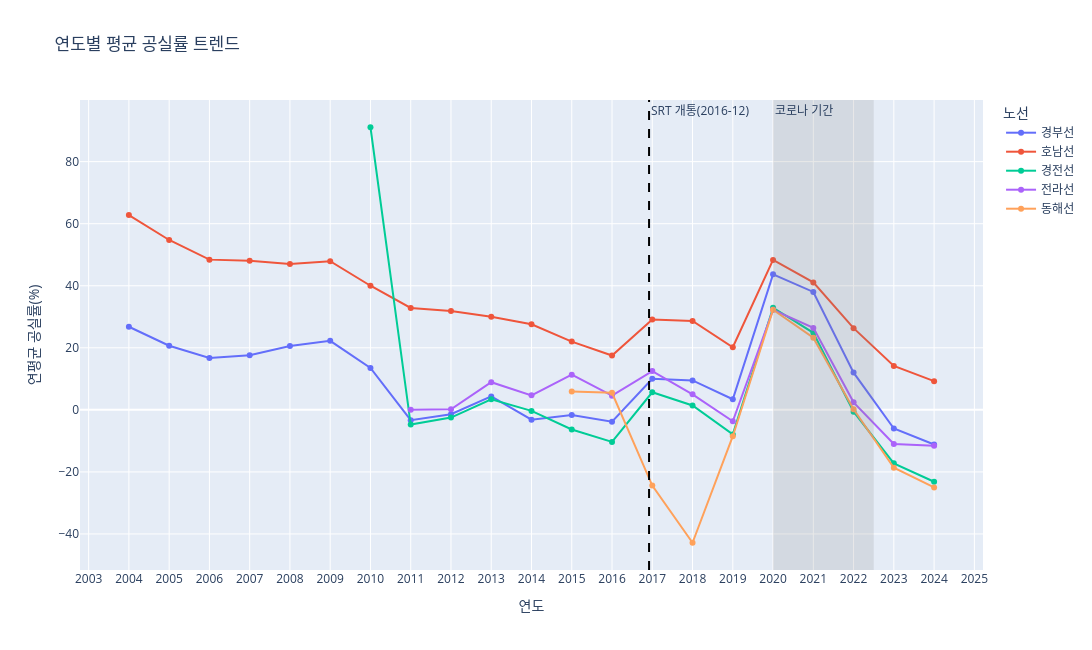

Source (notebook cell):
### Markdown cell above
## 6. 연도별 트렌드 Line Chart

### Code cell
yearly_avg = (
    df.groupby(["연도", "노선"], observed=True)["공실률"]
    .mean()
    .reset_index()
)
fig_yearly = px.line(
    yearly_avg,
    x="연도",
    y="공실률",
    color="노선",
    markers=True,
    category_orders={"노선": ROUTE_ORDER},
    title="연도별 평균 공실률 트렌드",
)
fig_yearly.add_vrect(
    x0=2020,
    x1=2022.5,
    fillcolor="gray",
    opacity=0.18,
    line_width=0,
    annotation_text="코로나 기간",
    annotation_position="top left",
)
fig_yearly.add_vline(
    x=2016.92,
    line_dash="dash",
    line_color="black",
    annotation_text="SRT 개통(2016-12)",
    annotation_position="top right",
)
fig_yearly.update_layout(
    width=1200,
    height=650,
    xaxis=dict(dtick=1),
    legend_title_text="노선",
)
fig_yearly.update_yaxes(title_text="연평균 공실률(%)")
fig_yearly.write_image(OUTPUT_DIR / "trend_yearly.png", scale=2)
print(OUTPUT_DIR / "trend_yearly.png")
fig_yearly.show()

### Figure 1 — Plotly figure (JSON) as saved in the notebook; plotly's stock layout.template omitted (floating-point values rounded to 4 significant figures)
{"data": [{"hovertemplate": "노선=경부선<br>연도=%{x}<br>공실률=%{y}<extra></extra>", "legendgroup": "경부선", "line": {"color": "#636efa", "dash": "solid"}, "marker": {"symbol": "circle"}, "mode": "lines+markers", "name": "경부선", "orientation": "v", "showlegend": true, "type": "scatter", "x": [2004, 2005, 2006, 2007, 2008, 2009, 2010, 2011, 2012, 2013, 2014, 2015, 2016, 2017, 2018, 2019, 2020, 2021, 2022, 2023, 2024], "xaxis": "x", "y": [26.78, 20.67, 16.75, 17.58, 20.58, 22.25, 13.5, -3.333, -1.417, 4.333, -3.167, -1.667, -3.833, 10.0, 9.5, 3.417, 43.67, 38.0, 12.0, -6.0, -11.17], "yaxis": "y"}, {"hovertemplate": "노선=호남선<br>연도=%{x}<br>공실률=%{y}<extra></extra>", "legendgroup": "호남선", "line": {"color": "#EF553B", "dash": "solid"}, "marker": {"symbol": "circle"}, "mode": "lines+markers", "name": "호남선", "orientation": "v", "showlegend": true, "type": "scatter", "x": [2004, 2005, 2006, 2007, 2008, 2009, 2010, 2011, 2012, 2013, 2014, 2015, 2016, 2017, 2018, 2019, 2020, 2021, 2022, 2023, 2024], "xaxis": "x", "y": [62.78, 54.75, 48.42, 48.08, 47.0, 47.92, 40.0, 32.83, 31.83, 30.0, 27.58, 22.0, 17.5, 29.08, 28.67, 20.17, 48.33, 41.08, 26.33, 14.17, 9.25], "yaxis": "y"}, {"hovertemplate": "노선=경전선<br>연도=%{x}<br>공실률=%{y}<extra></extra>", "legendgroup": "경전선", "line": {"color": "#00cc96", "dash": "solid"}, "marker": {"symbol": "circle"}, "mode": "lines+markers", "name": "경전선", "orientation": "v", "showlegend": true, "type": "scatter", "x": [2010, 2011, 2012, 2013, 2014, 2015, 2016, 2017, 2018, 2019, 2020, 2021, 2022, 2023, 2024], "xaxis": "x", "y": [91.08, -4.75, -2.5, 3.417, -0.3333, -6.333, -10.33, 5.667, 1.417, -7.917, 32.92, 24.83, -0.5833, -17.25, -23.17], "yaxis": "y"}, {"hovertemplate": "노선=전라선<br>연도=%{x}<br>공실률=%{y}<extra></extra>", "legendgroup": "전라선", "line": {"color": "#ab63fa", "dash": "solid"}, "marker": {"symbol": "circle"}, "mode": "lines+markers", "name": "전라선", "orientation": "v", "showlegend": true, "type": "scatter", "x": [2011, 2012, 2013, 2014, 2015, 2016, 2017, 2018, 2019, 2020, 2021, 2022, 2023, 2024], "xaxis": "x", "y": [0.0, 0.1667, 8.917, 4.667, 11.33, 4.583, 12.5, 5.0, -3.667, 32.25, 26.42, 2.417, -11.0, -11.58], "yaxis": "y"}, {"hovertemplate": "노선=동해선<br>연도=%{x}<br>공실률=%{y}<extra></extra>", "legendgroup": "동해선", "line": {"color": "#FFA15A", "dash": "solid"}, "marker": {"symbol": "circle"}, "mode": "lines+markers", "name": "동해선", "orientation": "v", "showlegend": true, "type": "scatter", "x": [2015, 2016, 2017, 2018, 2019, 2020, 2021, 2022, 2023, 2024], "xaxis": "x", "y": [5.889, 5.5, -24.42, -42.83, -8.5, 32.25, 23.25, 0.1667, -18.67, -25.0], "yaxis": "y"}], "layout": {"annotations": [{"showarrow": false, "text": "코로나 기간", "x": 2020, "xanchor": "left", "xref": "x", "y": 1, "yanchor": "top", "yref": "y domain"}, {"showarrow": false, "text": "SRT 개통(2016-12)", "x": 2017.0, "xanchor": "left", "xref": "x", "y": 1, "yanchor": "top", "yref": "y domain"}], "height": 650, "legend": {"title": {"text": "노선"}, "tracegroupgap": 0}, "shapes": [{"fillcolor": "gray", "line": {"width": 0}, "opacity": 0.18, "type": "rect", "x0": 2020, "x1": 2022.0, "xref": "x", "y0": 0, "y1": 1, "yref": "y domain"}, {"line": {"color": "black", "dash": "dash"}, "type": "line", "x0": 2017.0, "x1": 2017.0, "xref": "x", "y0": 0, "y1": 1, "yref": "y domain"}], "title": {"text": "연도별 평균 공실률 트렌드"}, "width": 1200, "xaxis": {"anchor": "y", "domain": [0.0, 1.0], "dtick": 1, "title": {"text": "연도"}}, "yaxis": {"anchor": "x", "domain": [0.0, 1.0], "title": {"text": "연평균 공실률(%)"}}}}
